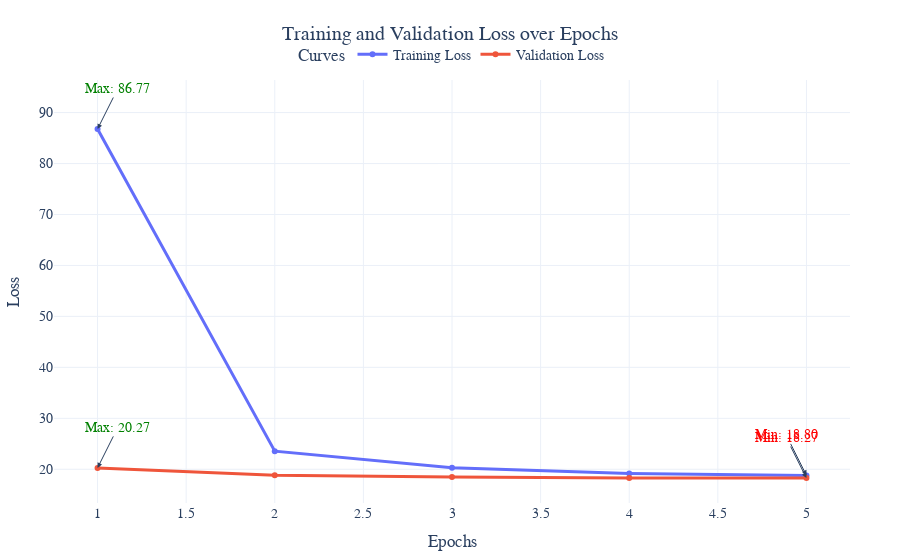

The notebook cell this image was saved under:
### Code cell
trainer = Trainer(
    config=TrainerConfig(
        learning_rate=1e-3,
        weight_decay=1e-5,
        batch_size=256,
        early_stopping_patience=5,
        criterion="vae_reconstruction",
        optimizer='adam'
    ),
    model=model
)
trainer.train(train_dataset, val_dataset, epochs=5)
trainer.predict(test_dataset)

### Figure 1 — Plotly figure (JSON) as saved in the notebook; plotly's stock layout.template omitted (floating-point values rounded to 4 significant figures)
{"data": [{"hovertemplate": "%{x}, %{y}<extra>Training Loss</extra>", "line": {"width": 3}, "marker": {"size": 6}, "mode": "lines+markers", "name": "Training Loss", "type": "scatter", "x": [1, 2, 3, 4, 5], "y": [86.77, 23.55, 20.3, 19.19, 18.8]}, {"hovertemplate": "%{x}, %{y}<extra>Validation Loss</extra>", "line": {"width": 3}, "marker": {"size": 6}, "mode": "lines+markers", "name": "Validation Loss", "type": "scatter", "x": [1, 2, 3, 4, 5], "y": [20.27, 18.8, 18.49, 18.31, 18.27]}], "layout": {"annotations": [{"arrowhead": 2, "ax": -20, "ay": -40, "font": {"color": "red"}, "showarrow": true, "text": "Min: 18.80", "x": 5, "y": 18.8}, {"arrowhead": 2, "ax": 20, "ay": -40, "font": {"color": "green"}, "showarrow": true, "text": "Max: 86.77", "x": 1, "y": 86.77}, {"arrowhead": 2, "ax": -20, "ay": -40, "font": {"color": "red"}, "showarrow": true, "text": "Min: 18.27", "x": 5, "y": 18.27}, {"arrowhead": 2, "ax": 20, "ay": -40, "font": {"color": "green"}, "showarrow": true, "text": "Max: 20.27", "x": 1, "y": 20.27}], "font": {"family": "Arial, sans-serif", "size": 14}, "legend": {"orientation": "h", "title": {"text": "Curves"}, "x": 0.5, "xanchor": "center", "y": 1.02, "yanchor": "bottom"}, "margin": {"b": 50, "l": 50, "r": 50, "t": 80}, "title": {"text": "Training and Validation Loss over Epochs", "x": 0.5, "xanchor": "center"}, "xaxis": {"title": {"text": "Epochs"}}, "yaxis": {"title": {"text": "Loss"}}}}
